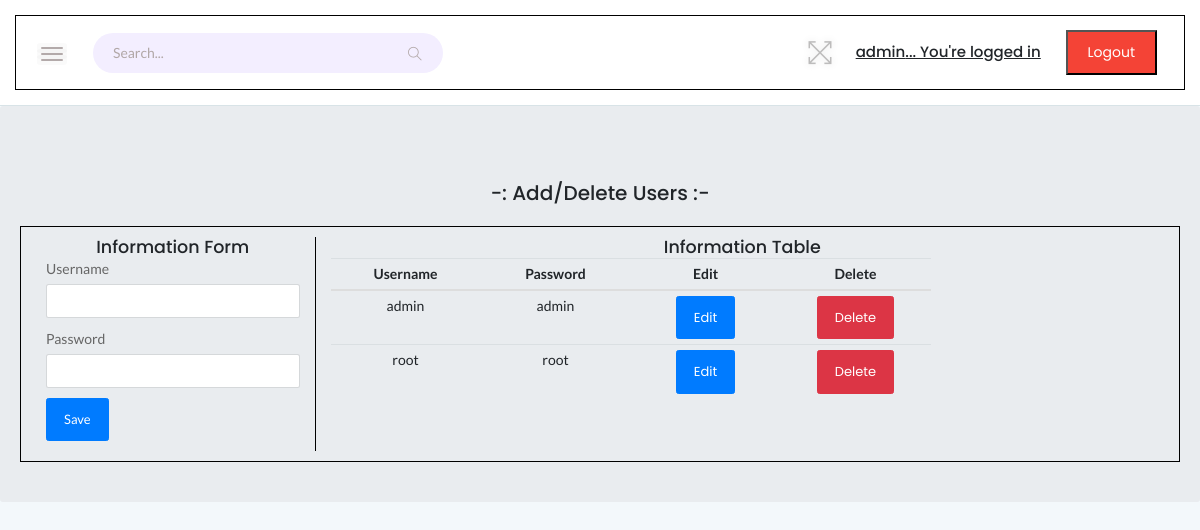
The app's page /admin/manipulateuser.php (signed in) with its own data.
### tables this page shows
CREATE TABLE IF NOT EXISTS `users` (
  `id` int(11) NOT NULL AUTO_INCREMENT,
  `Username` varchar(100) NOT NULL,
  `Password` varchar(100) NOT NULL,
  PRIMARY KEY (`id`)
);

### admin/manipulateuser.php (the view, shortened to what this page needs)
<?php
	require 'DBConnect.php';
	$eid = 0;
?>
<!DOCTYPE HTML>
<html>
    <head>
        <link rel="stylesheet" href="style.css">
        <link rel="stylesheet" href="bootstrap-3.3.7-dist/css/bootstrap.css">
        <link rel="stylesheet" href="style.css">
    </head>
    <body>
    	<?php
    	include ('head.php');
    	?>
        <div class="jumbotron">
        	<h2 style="text-align: center;margin-top: 3%;">-: Add/Delete Users :-</h2><br>
            <div class="container-fluid">
                <div class="row">
                    <?php
						if(isset($_GET['edit'])) {
							$select_sql = "SELECT * FROM users WHERE id=$_GET[edit]";
							$select = mysqli_query($conn, $select_sql);
							while($row = mysqli_fetch_assoc($select)) {
							 	$Username = $row['Username'];
								$Password = $row['Password'];
								$eid = $row['id'];
							}
							echo "
								<form class='col-md-3' method='GET'  style='border-right: 1px solid black;'>
								<h3>Edit Data</h3>
								<div class='form-group'>
									<label>Username</label>
									<input class='form-control' type='text' name='Username' value =$Username>
								</div>
								<div class='form-group'>
									<label>Password</label>
									<input class='form-control' type='text' name='Password' value =$Password>
								</div>
								";
								?>
								<?php
									echo "
									<div class=form-group>
										<input type ='hidden' name='updateid' value ='$eid'>
										<input class='btn btn-primary' type ='submit' value='Update' name = 'update' >
										<a href='manipulateuser.php'><button class='btn btn-primary'>Cancel</button></a>
									</div>
								</form>
									";
								?>
							<?php
						}else{ ?>
							<form class="col-md-3" method="POST" style="border-right: 1px solid black;">
								<h3>Information Form</h3>
								<div class="form-group">
									<label>Username</label>
									<input class="form-control" type="text" name="Username" required="">
								</div>
								<div class="form-group">
									<label>Password</label>
									<input class="form-control" type="Password" name="Password" required="">
								</div>
								<div class="form-group">
									<input class=" btn btn-primary " type="submit" name="submit" value="Save">
								</div>
							</form>
							<?php
						}
					?>
                    <div class="col-md-9" id="left">
                        <h3 >Information Table</h3>
                        <table class="table table-responsive table-condensed">
                            <thead>
                                <tr>
                                    <th id="mystyle">Username </th>
                                    <th id="mystyle">Password</th>
                                    <th id="mystyle">Edit</th>
                                    <th id="mystyle">Delete</th>
                                </tr>
                            </thead>
                            <tbody>
                            	<?php
									$sql = "SELECT * FROM users";
									$result = mysqli_query($conn, $sql);
									while($row = mysqli_fetch_assoc($result)){
										echo "
											<tr>
												<td id='mystyle'>$row[Username]</td>
												<td id='mystyle'>$row[Password]</td>
												<td id='mystyle'><a href='manipulateuser.php?edit=$row[id]'><button class='btn btn-primary'>Edit</button></a></td>
												<td id='mystyle'><a href='manipulateuser.php?id=$row[id]'><button class='btn btn-danger'>Delete</button></a></td>
											</tr>
										";
									}
								?>
                            </tbody>
                        </table>
                    </div>
                </div>
            </div>
        </div>
    </body>
</html>

### admin/style.css (style rules this page uses)
.jumbotron { background: white; }
.row { padding: 10px; }

### admin/assets/css/typography.css (style rules this page uses)
body { font-size: 14px; font-family: 'Lato', sans-serif; }
h1, h2, h3, h4, h5, h6 { margin: 0; font-family: 'Poppins', sans-serif; }
a, a:visited { text-decoration: none; transition: all 0.3s ease-in-out; -webkit-transition: all 0.3s ease-in-out; -moz-transition: all 0.3s ease-in-out; -o-transition: all 0.3s ease-in-out; outline: 0; font-family: 'Poppins', sans-serif; }
button { cursor: pointer; outline: none!important; letter-spacing: 0; }

### admin/assets/css/default-css.css (style rules this page uses)
* { margin: 0; padding: 0; box-sizing: border-box; }
*, *:before, *:after { -moz-box-sizing: border-box; -webkit-box-sizing: border-box; box-sizing: border-box; }
html { -webkit-font-smoothing: antialiased; }
body { background: #fff; font-weight: normal; -webkit-font-smoothing: antialiased; -webkit-text-size-adjust: 100%; }
:root { --primary-color: #4336FB; }

### admin/assets/css/styles.css (style rules this page uses)
.btn { padding: 11px 17px; font-size: 13px; letter-spacing: 0; }
.form-control, .form-control:focus { outline: none; box-shadow: none; }
.form-control { font-size: 14px; border: 1px solid rgba(170, 170, 170, .3); padding: 10.72px 12.8px; padding: .67rem .8rem; }
label { font-weight: 500; color: #666; display: inline-block; margin-bottom: 8px; margin-bottom: .5rem; }
table tr th { border-bottom: none; }
table tr th, table tr td { border-top: 1px solid rgba(120, 130, 140, 0.13) !important; }

### admin/manipulateuser.php (style rules this page uses)
.jumbotron { background: white; }
.container-fluid { margin-left: 1%; }
.row { border: 1px solid black; }
#mystyle { text-align: center; width: 150px; }
h3 { text-align: center; }

### records on screen
users: Username "admin", Password "admin"
users: Username "root", Password "root"

### other values on screen
$_SESSION['user_name'] "admin"
